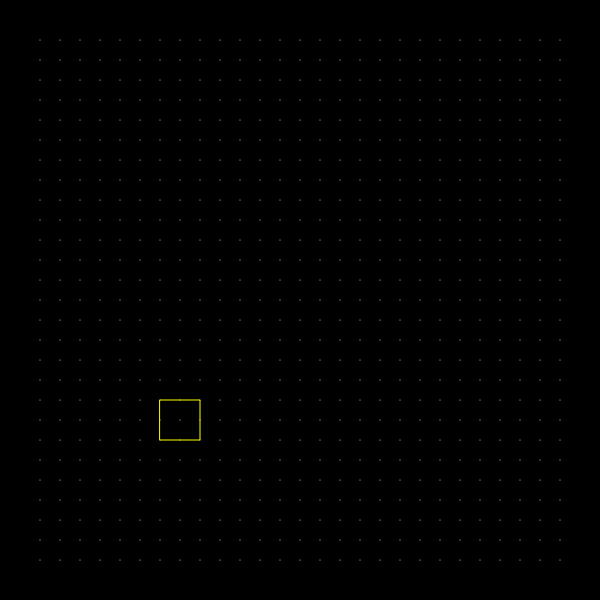
Frame 1 (no input)
Frame 60 (no input): identical to frame 1, image omitted
Frame 120 (the mouse pressed at the canvas centre since frame 60): identical to frame 1, image omitted

The p5.js sketch that drew this single still picture (run headless with seeded random() and noise() and a simulated clock; from frame 60 on, the mouse is pressed at the canvas centre):

// p5.js sketch
// ── sketch.js
let position;
let shape;

let poses = [];
let usedPoses = [];
let cornerPoses = [[0, 0, 0, 0]];
let sidePoses = [[0, 0, 0, 0]];
let shapes = [];
function setup() {
    canvas = createCanvas(600, 600);
    rectMode(CENTER);
    position = createVector(0, 0);


    for (var y = 40; y < height - 20; y += 20) {
        for (var x = 40; x < width - 20; x += 20) {
            poses.push(createVector(x, y));
        }
    }
    let idx = parseInt(random(poses.length));
    position = poses[idx];
    usedPoses.push(position);
    cornerPoses[0][0] = createVector(position.x + 20, position.y + 20);
    cornerPoses[0][1] = createVector(position.x + 20, position.y - 20);
    cornerPoses[0][2] = createVector(position.x - 20, position.y + 20);
    cornerPoses[0][3] = createVector(position.x - 20, position.y - 20);

    sidePoses[0][0] = createVector(position.x + 20, position.y);
    sidePoses[0][1] = createVector(position.x - 20, position.y);
    sidePoses[0][2] = createVector(position.x, position.y + 20);
    sidePoses[0][3] = createVector(position.x, position.y - 20);

    shape = new Shape(position, 40, 0);
    shapes.push(shape);
}

function draw() {
    background(0);
    stroke(255);

    for (var i = 0; i < poses.length; i++) {
        point(poses[i].x, poses[i].y);
    }

    for (var j = 0; j < shapes.length; j++) {
        shapes[j].display();
    }
}

function Shape(_pos, _size, _mode) {
    this.pos = _pos;
    this.size = _size;
    this.mode = _mode;
    this.display = function () {
        if (this.mode == 0) {
            stroke(255, 255, 0);
            noFill();
            rect(_pos.x, _pos.y, this.size, this.size);
        } else if (this.mode == 1) {
            stroke(0);
            fill(0);
            rect(_pos.x, _pos.y, this.size, this.size);
            stroke(255, 255, 0);
            fill(255, 255, 0);
            circle(_pos.x, _pos.y, 2);
        } else if (this.mode == 2.1){
            stroke(0);
            fill(0);
            rect(_pos.x, _pos.y, this.size, this.size);
            rect(_pos.x, _pos.y, this.size, this.size*2);
            stroke(255, 255, 0);
            fill(255, 255, 0);
            circle(_pos.x, _pos.y - this.size / 2, 2);
            circle(_pos.x, _pos.y + this.size / 2, 2);
        } else if (this.mode == 2.2){
            stroke(0);
            fill(0);
            rect(_pos.x, _pos.y, this.size, this.size);
            rect(_pos.x, _pos.y, this.size*2, this.size);
            stroke(255, 255, 0);
            fill(255, 255, 0);
            circle(_pos.x - this.size / 2, _pos.y , 2);
            circle(_pos.x + this.size / 2, _pos.y, 2);
        }
    }
}

function mousePressed() {
    let newPos = createVector(0, 0);
    let coverPos = createVector(0, 0);
    if (mouseX < width - 40 && mouseX > 40) {
        if (mouseY < height - 40 && mouseY > 40) {
            for (var m = 0; m < sidePoses.length; m++){
                for (var n = 0; n < 4; n ++){
                    let s = sidePoses[m][n];
                    dS = dist(mouseX, mouseY, s.x, s.y);
                    if (dS < 10) {
                        let dir = createVector(mouseX - usedPoses[m].x, mouseY - usedPoses[m].y);
                        newPos.x = s.x;
                        newPos.y = s.y;
                        coverPos.x = (usedPoses[m].x + s.x) / 2;
                        coverPos.y = (usedPoses[m].y + s.y) / 2;
                        shapes.push(new Shape(newPos, 40, 0));
                        if (abs(dir.x) < abs(dir.y)){
                            shapes.push(new Shape(coverPos, 20, 2.2));
                        } else if (abs(dir.x) > abs(dir.y)){
                            shapes.push(new Shape(coverPos, 20, 2.1));
                        }
                        
                        usedPoses.push(newPos);
                        sidePoses.push(
                            [
                                createVector(newPos.x + 20, newPos.y),
                                createVector(newPos.x - 20, newPos.y),
                                createVector(newPos.x, newPos.y + 20),
                                createVector(newPos.x, newPos.y - 20)
                            ]
                        );
                        cornerPoses.push(
                            [
                                createVector(newPos.x + 20, newPos.y + 20),
                                createVector(newPos.x + 20, newPos.y - 20),
                                createVector(newPos.x - 20, newPos.y + 20),
                                createVector(newPos.x - 20, newPos.y - 20)
                            ]
                        );
                    }
                }
            }
            for (var i = 0; i < cornerPoses.length; i++) {
                for (var j = 0; j < 4; j++) {
                    let p = cornerPoses[i][j];
                    d = dist(mouseX, mouseY, p.x, p.y);
                    if (d < 10) {
                        newPos.x = p.x;
                        newPos.y = p.y;
                        coverPos.x = (usedPoses[i].x + p.x) / 2;
                        coverPos.y = (usedPoses[i].y + p.y) / 2;
                        shapes.push(new Shape(newPos, 40, 0));
                        shapes.push(new Shape(coverPos, 20, 1));
                        usedPoses.push(newPos);
                        cornerPoses.push(
                            [
                                createVector(newPos.x + 20, newPos.y + 20),
                                createVector(newPos.x + 20, newPos.y - 20),
                                createVector(newPos.x - 20, newPos.y + 20),
                                createVector(newPos.x - 20, newPos.y - 20)
                            ]
                        );
                        sidePoses.push(
                            [
                                createVector(newPos.x + 20, newPos.y),
                                createVector(newPos.x - 20, newPos.y),
                                createVector(newPos.x, newPos.y + 20),
                                createVector(newPos.x, newPos.y - 20)
                            ]
                        );
                    }
                }
            }
        }
    }
}
